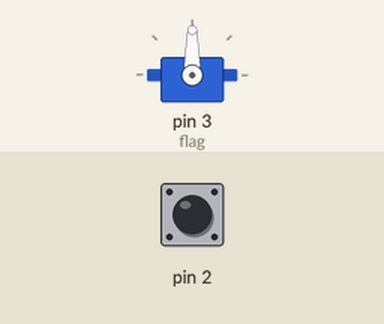
The sketch below on a simulated Arduino Uno, built with avr-gcc and run on an emulated ATmega328P. Shown: servo. The inputs (shaded band) are chosen by the test bench; at power-on: pin 2 HIGH.

Above: at 1.2 s.
1.3 s: pin 2 pulled LOW for 0.15 s
At 1.37 s:
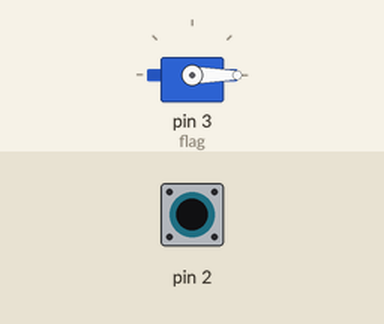
2.9 s: pin 2 pulled LOW for 3.2 s
At 7.5 s:
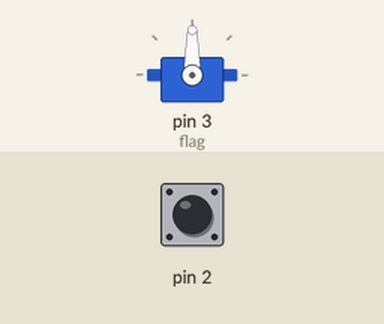
Timing chart, 0 to 9.0 s (numbered marks = the images above; inputs shaded):
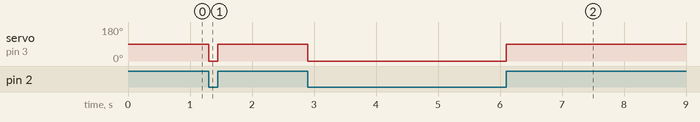

The sketch:

test_flag.ino
```cpp
#include <Servo.h>
Servo flag; //生成伺服馬達物件
void setup() {
  // put your setup code here, to run once:
  pinMode(2,INPUT_PULLUP);  //磁簧管輸入（上拉）
  flag.attach(3); //指定伺服馬達輸出
}

void loop() {
  // put your main code here, to run repeatedly:
  if(digitalRead(2))
  flag.write(90); //無磁力時舉起旗子
  else
  flag.write(0);  //否則放下旗子
}
```

Measured:
- after the input at 1.3 s, servo on pin 3 (flag): 90° → 0° at once, → 90° 0.15 s later
- after the input at 2.9 s, servo on pin 3 (flag): 90° → 0° at once, → 90° 3.2 s later
